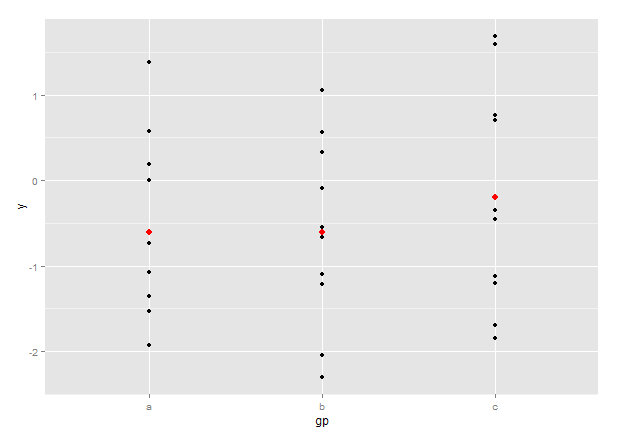

R code for this plot:
library(ggplot2)
df <- data.frame(gp = factor(rep(letters[1:3], each = 10)),y = rnorm(30))
library(plyr)
ds <- ddply(df, .(gp), summarise, mean = mean(y), sd = sd(y))
ggplot(df, aes(x = gp, y = y)) +
  geom_point() +
  geom_point(data = ds, aes(y = mean),
             colour = 'red', size = 3)
